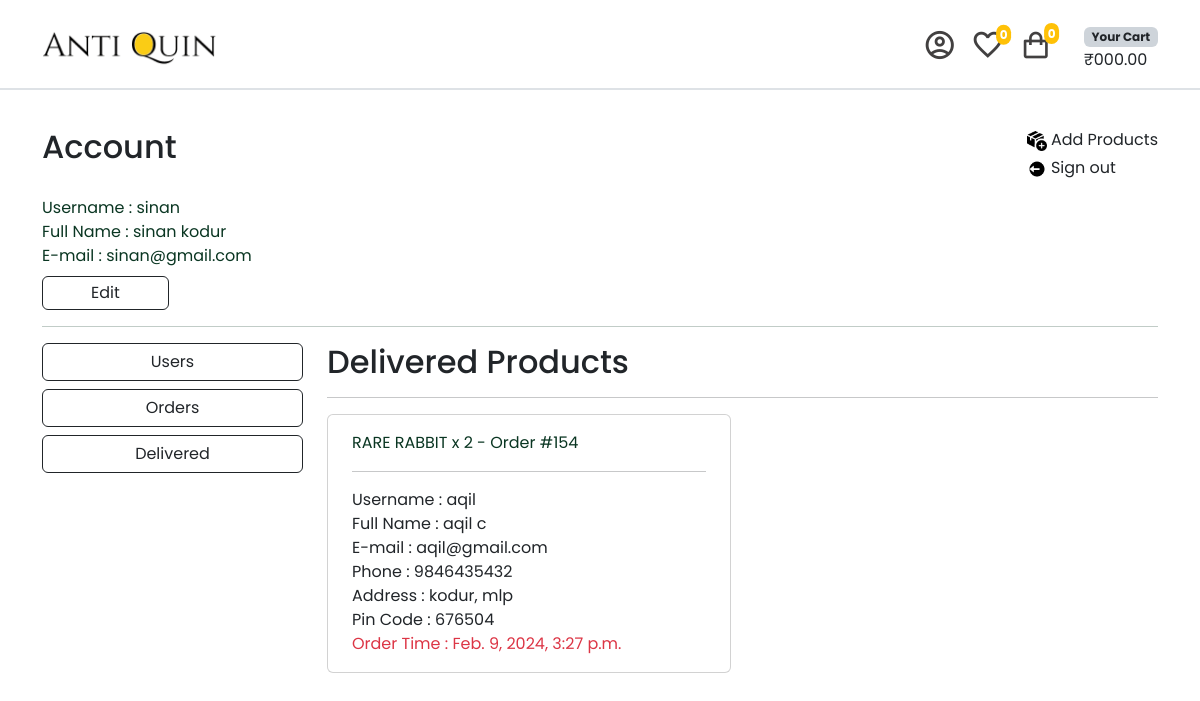
The app's page /account/delivered/ (signed in), older data.
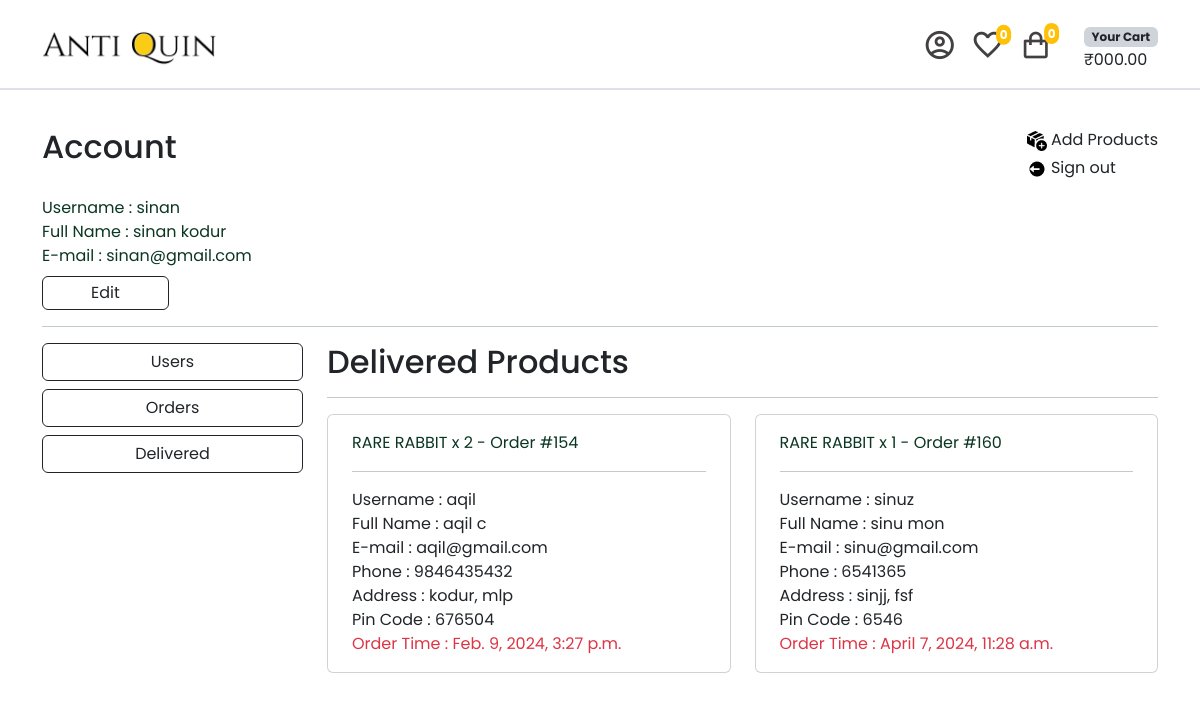
The same page, newer data.
### order/models.py (models this page shows, shortened)
class OrderItem(models.Model):
    order = models.ForeignKey(Order, on_delete=models.CASCADE)
    product = models.ForeignKey(Product, on_delete=models.CASCADE)
    quantity = models.PositiveIntegerField()
    price = models.DecimalField(max_digits=10, decimal_places=2)
    subtotal = models.DecimalField(max_digits=10, decimal_places=2, blank=True, null=True)
    def __str__(self):
        return f"{self.product.name} x {self.quantity} - Order #{self.order.id}"

class Order(models.Model):
    ORDERED = 'ordered'
    DISPATCHED = 'dispatched'
    DELIVERED = 'delivered'
    STATUS_CHOICES = (
        (ORDERED, 'Ordered'),
        (DISPATCHED, 'Dispatched'),
        (DELIVERED, 'Delivered')
    )
    user = models.ForeignKey(User, on_delete=models.CASCADE)
    first_name = models.CharField(max_length=100)
    last_name = models.CharField(max_length=100)
    email = models.EmailField(blank=True, null=True)
    address = models.TextField()
    pincode = models.IntegerField()
    place = models.CharField(max_length=100)
    phone = models.IntegerField()
    created_at = models.DateTimeField(auto_now_add=True)
    is_cancelled = models.BooleanField(default=False)
    is_delivered = models.BooleanField(default=False)
    paid = models.BooleanField(default=False)
    paid_amount = models.IntegerField(blank=True, null=True)
    status = models.CharField(max_length=20, choices=STATUS_CHOICES, default=ORDERED)

### item/models.py (models this page shows, shortened)
class Product(models.Model):
    category = models.ForeignKey(Category, related_name='items', on_delete=models.CASCADE)
    name = models.CharField(max_length=255)
    description = models.CharField(max_length=255, null=True, blank=True)
    price = models.DecimalField(max_digits=10, decimal_places=2)
    image = models.ImageField(null=True, blank=True, upload_to="images/")
    is_sold = models.BooleanField(default=False)
    quantity = models.PositiveIntegerField(default=1)
    created_by = models.ForeignKey(User, related_name='items', on_delete=models.CASCADE)
    created_at = models.DateTimeField(auto_now_add=True)
    class Meta:
        verbose_name_plural = 'Products'
        ordering = ('created_at',)

### account/views.py (the view)
# urls.py: path('delivered/',views.delivered, name='delivered'),
@login_required
def delivered(request):
    orders = Order.objects.filter(is_delivered=True)
    context = get_common_context(request.user)
    context.update({'orders': orders})
    return render(request, 'account/delivered.html', context)

### account/views.py (called while the page is built)
def get_common_context(user):
    categories = Category.objects.all()
    products = Product.objects.all()
    user_cart, created = Cart.objects.get_or_create(user=user)
    cart_items = CartItem.objects.filter(cart=user_cart)
    product_count = cart_items.count()
    total = sum(item.product.price * item.quantity for item in cart_items)
    favourites = Favourite.objects.filter(user=user)
    fav_count = favourites.count()
    return {
        'categories': categories,
        'products': products,
        'total': total,
        'product_count': product_count,
        'fav_count': fav_count,
    }

### account/templates/account/delivered.html (shortened to what this page needs)
{% extends "account/profile.html" %}
{% block admin %}
{% if user.is_staff %}
<div class="col-lg-9 col-md-8 col-12">
    <h2>Delivered Products</h2>
    <hr>
    <div class="row">
        {% if orders %}
        {% for order in orders %}
            <div class="col-lg-6 col-md-6">
                <div class="card p-4 pt-3 pb-3 mb-3">
                    <span class="text-success-emphasis">
                        {% for order_item in order.orderitem_set.all %}
                            {{ order_item }}
                            <br>
                        {% endfor %}
                    </span>
                    <hr>
                    Username : {{ order.user.username }} <br>
                    Full Name : {{ order.first_name }} {{ order.last_name }} <br>
                    E-mail : {{ order.user.email }} <br>
                    Phone : {{ order.phone }} <br>
                    Address : {{ order.address }}, {{ order.place }} <br>
                    Pin Code : {{ order.pincode }} <br>
                    <span class="text-danger">Order Time : {{ order.created_at }}</span>
                </div>
            </div>
        {% endfor %}
        {% else %}
        <p class="text-center text-body-tertiary">
            Delivered products are shown in here!
        </p>
        {% endif %}
    </div>
</div>
{% endif %}
{% endblock admin %}

Row changes from the older to the newer data that the page shows:
added Order: user.username "sinuz", first_name "sinu", last_name "mon", user.email "sinu@gmail.com", phone "6541365", address "sinjj", place "fsf", pincode "6546", created_at "April 7, 2024, 11:28 a.m."
added OrderItem: product+quantity+order "RARE RABBIT x 1 - Order #160", shown under "sinuz"
